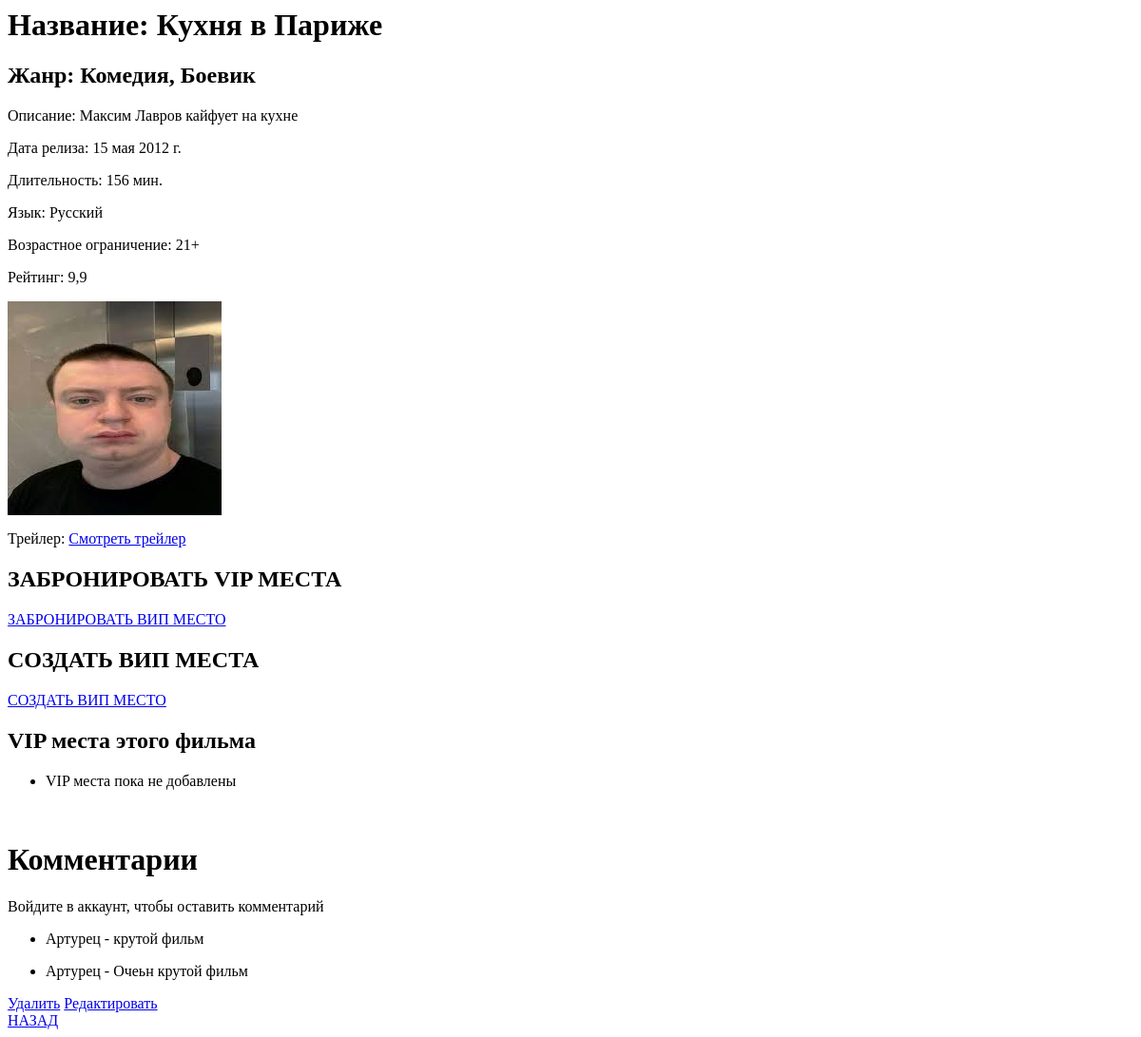
/movie_detailed/2, run on an earlier commit of the app's database.
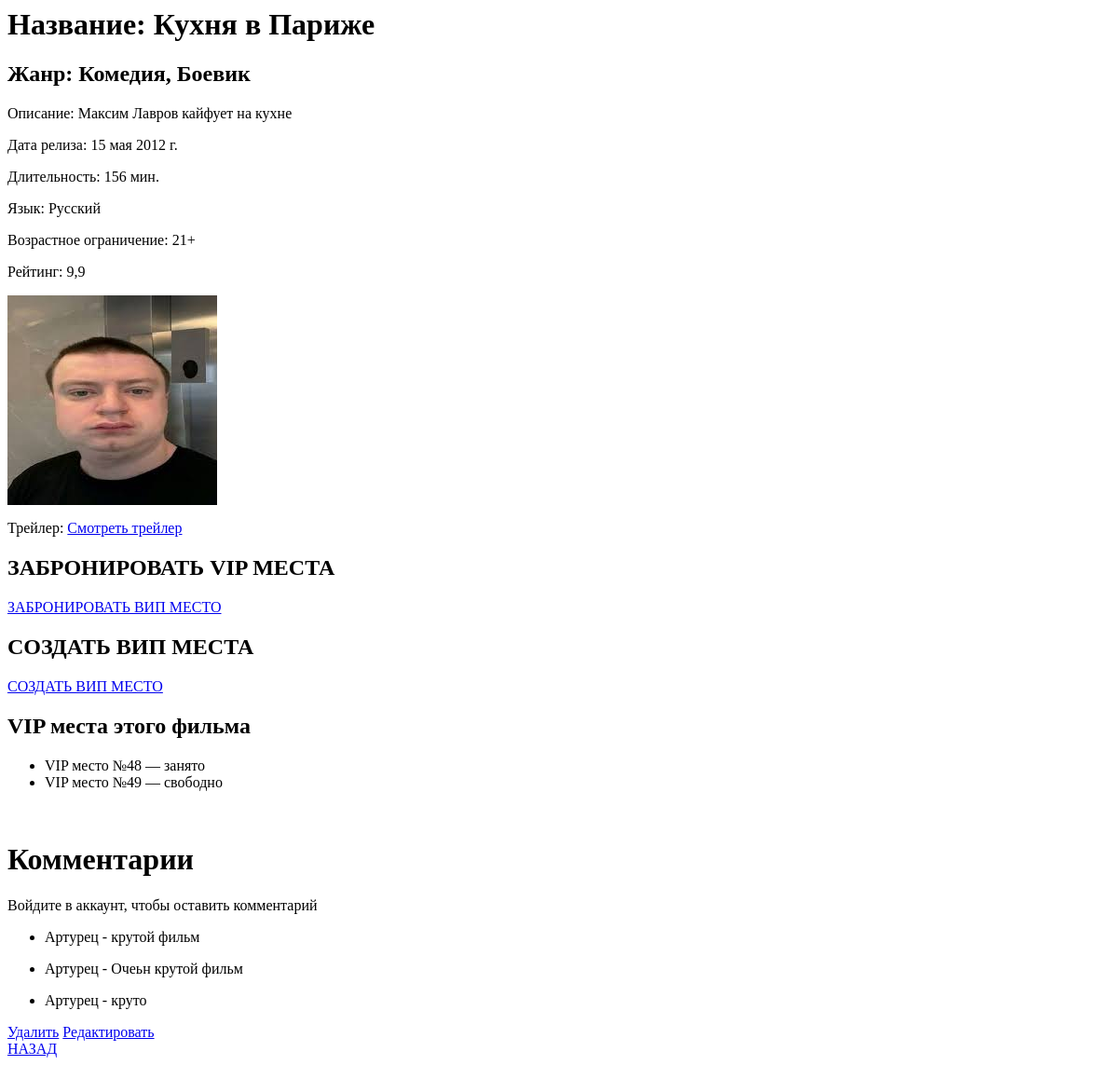
And on a later commit of the database.
### CineBoard/models.py (models this page shows, shortened)
class Movie(models.Model):
    title = models.CharField(max_length=100, verbose_name="Название фильма")
    genre = models.ManyToManyField(Genre)
    photo = models.ImageField(upload_to='movies/')
    description = models.TextField(max_length=300, verbose_name="Описание фильма")
    release_date = models.DateField(verbose_name='Дата релиза фильма')
    duration = models.PositiveIntegerField(verbose_name="Длительность фильма (в минутах)")
    language = models.CharField(verbose_name="Язык фильма", max_length=50)
    rating = models.DecimalField(max_digits=3, decimal_places=1, verbose_name="Рейтинг")
    trailer_url = models.URLField(blank=True, verbose_name="Ссылка на трейлер")
    age_rating = models.CharField(max_length=5, verbose_name="Возрастное ограничение")

class Genre(models.Model):
    title = models.CharField(max_length=100, verbose_name='Название жанра')
    description = models.TextField(max_length=300, verbose_name="Описание жанра")

class Comment(models.Model):
    movie = models.ForeignKey(Movie, on_delete=models.CASCADE, related_name='comments', null=True)
    user = models.ForeignKey(User, on_delete=models.CASCADE, null=True)
    text = models.TextField(null=True)
    created_at = models.DateTimeField(auto_now_add=True, null=True)

class VipSeat(models.Model):
    movie = models.ForeignKey(Movie, on_delete=models.CASCADE, related_name='vip_seats')
    seat_number = models.PositiveIntegerField()

### CineBoard/views.py (the view)
# urls.py: path('movie_detailed/<int:id>', views.MovieDetailedView.as_view(), name='movie_detailed'),
class MovieDetailedView(generic.DetailView):
    template_name = 'cineboard/movies_detailed.html'
    pk_url_kwarg = 'id'
    context_object_name = 'movie'
    model = models.Movie
    def get_object(self, queryset = None):
        obj = super().get_object(queryset)
        return obj
    def get_context_data(self, **kwargs):
        context = super().get_context_data(**kwargs)
        comment = models.Comment.objects.filter(movie=self.object)
        vip_place = models.VipSeat.objects.filter(movie=self.object)
        reservation = models.VipReservation.objects.filter(seat__movie=self.object)
        context['vip_places'] = vip_place
        context['reservations'] = reservation
        context['comments'] = comment
        return context

### templates/cineboard/movies_detailed.html (shortened to what this page needs)
<h1>Название: {{ movie.title }}</h1>
<h2>Жанр:
    {% if movie.genre.exists %}
        {% for g in movie.genre.all %}
            {{ g.title }}{% if not forloop.last %}, {% endif %}
        {% endfor %}
    {% else %}
        Нет жанра
    {% endif %}
</h2>
<p>Описание: {{ movie.description }}</p>
<p>Дата релиза: {{ movie.release_date }}</p>
<p>Длительность: {{ movie.duration }} мин.</p>
<p>Язык: {{ movie.language }}</p>
<p>Возрастное ограничение: {{ movie.age_rating }}</p>
<p>Рейтинг: {{ movie.rating }}</p>
{% if movie.photo %}
    <img src="{{ movie.photo.url }}" alt="{{ movie.title }}" style="max-width: 100%; height: auto;">
{% else %}
    <p>Изображение фильма не было добавлено</p>
{% endif %}
{% if movie.trailer_url %}
    <p>Трейлер: <a href="{{ movie.trailer_url }}" target="_blank" rel="noopener noreferrer">Смотреть трейлер</a></p>
{% endif %}
<h2>ЗАБРОНИРОВАТЬ VIP МЕСТА</h2>
<a href="{% url 'reservation_vip_place' %}">ЗАБРОНИРОВАТЬ ВИП МЕСТО</a>
<h2>СОЗДАТЬ ВИП МЕСТА</h2>
<a href="{% url 'create_vip_place' %}">СОЗДАТЬ ВИП МЕСТО</a>
<h2>VIP места этого фильма</h2>
<ul>
    {% for seat in vip_places %}
        <li>
            VIP место №{{ seat.seat_number }}
            {% if seat.reservation %}
                — занято
            {% else %}
                — свободно
            {% endif %}
        </li>
    {% empty %}
        <li>VIP места пока не добавлены</li>
    {% endfor %}
</ul>
<h1>Комментарии</h1>
{% if user.is_authenticated %}
    <a href="{% url 'create_comment' movie.id %}">Добавить комментарий</a>
{% else %}
    <p>Войдите в аккаунт, чтобы оставить комментарий</p>
{% endif %}
<ul>
    {% for i in comments %}
    <li>
        <p>{{ i.user }} - {{ i.text }}</p>
    </li>
    {% empty %}
    <h2>Комментарии не были добавлены</h2>
    {% endfor %}
</ul>
<a href="{% url 'delete_movie' movie.id %}">Удалить</a>
<a href="{% url 'update_movie' movie.id %}">Редактировать</a>
<a href="{% url 'movies_list' %}">НАЗАД</a>

What changed in the data, as far as the page shows it:
added VipSeat: seat_number "48", shows "— занято"
added VipSeat: seat_number "49", shows "— свободно"
added Comment: user "Артурец", text "круто"
Also different on the page:
text no longer shown: "VIP места пока не добавлены"
